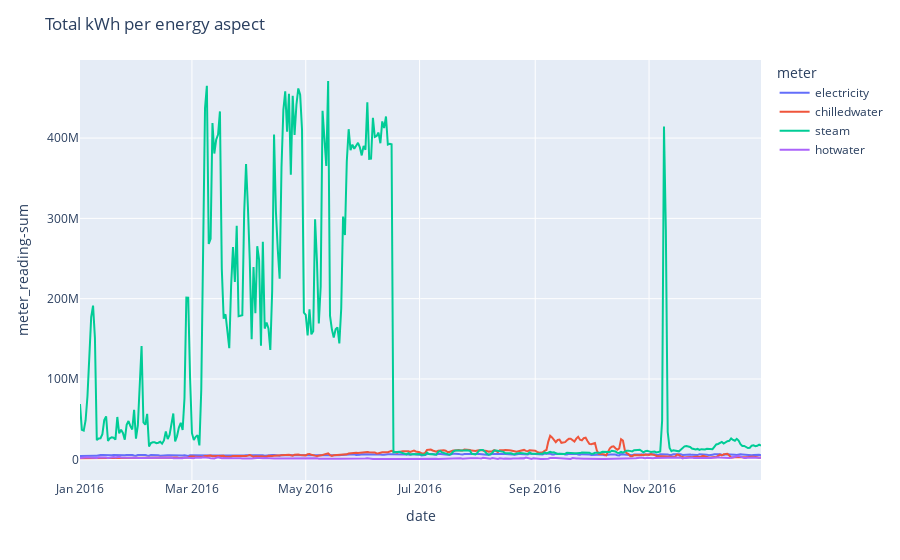

Notebook code for this chart:
### Markdown cell above
Visualisons à présent la consommation pour chaque type de "meter" sur l'année

### Code cell
fig_total = px.line(daily_train_agg, x='date', y='meter_reading-sum',color='meter',render_mode='svg')
fig_total.update_layout(title='Total kWh per energy aspect')
fig_total.show()

### Figure 1 — Plotly figure (JSON) as saved in the notebook; plotly's stock layout.template omitted (floating-point values rounded to 4 significant figures; data arrays with more than 128 entries replaced by an {"elided": "..."} marker saying what was removed)
{"data": [{"hoverlabel": {"namelength": 0}, "hovertemplate": "meter=electricity<br>date=%{x}<br>meter_reading-sum=%{y}", "legendgroup": "electricity", "line": {"color": "#636efa", "dash": "solid"}, "mode": "lines", "name": "electricity", "showlegend": true, "type": "scatter", "x": {"elided": "366 str values"}, "xaxis": "x", "y": {"elided": "366 float values"}, "yaxis": "y"}, {"hoverlabel": {"namelength": 0}, "hovertemplate": "meter=chilledwater<br>date=%{x}<br>meter_reading-sum=%{y}", "legendgroup": "chilledwater", "line": {"color": "#EF553B", "dash": "solid"}, "mode": "lines", "name": "chilledwater", "showlegend": true, "type": "scatter", "x": {"elided": "366 str values"}, "xaxis": "x", "y": {"elided": "366 float values"}, "yaxis": "y"}, {"hoverlabel": {"namelength": 0}, "hovertemplate": "meter=steam<br>date=%{x}<br>meter_reading-sum=%{y}", "legendgroup": "steam", "line": {"color": "#00cc96", "dash": "solid"}, "mode": "lines", "name": "steam", "showlegend": true, "type": "scatter", "x": {"elided": "366 str values"}, "xaxis": "x", "y": {"elided": "366 float values"}, "yaxis": "y"}, {"hoverlabel": {"namelength": 0}, "hovertemplate": "meter=hotwater<br>date=%{x}<br>meter_reading-sum=%{y}", "legendgroup": "hotwater", "line": {"color": "#ab63fa", "dash": "solid"}, "mode": "lines", "name": "hotwater", "showlegend": true, "type": "scatter", "x": {"elided": "366 str values"}, "xaxis": "x", "y": {"elided": "366 float values"}, "yaxis": "y"}], "layout": {"legend": {"title": {"text": "meter"}, "tracegroupgap": 0}, "margin": {"t": 60}, "title": {"text": "Total kWh per energy aspect"}, "xaxis": {"anchor": "y", "domain": [0, 1], "title": {"text": "date"}}, "yaxis": {"anchor": "x", "domain": [0, 1], "title": {"text": "meter_reading-sum"}}}}
